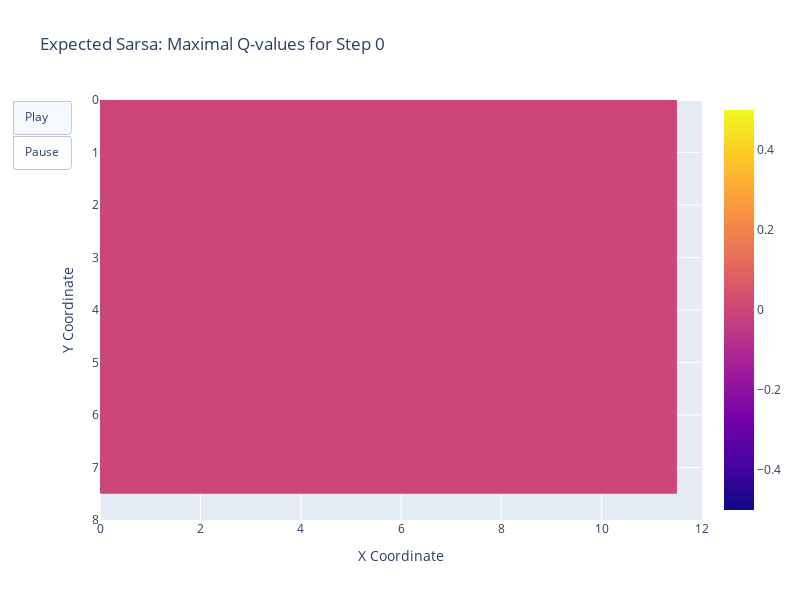
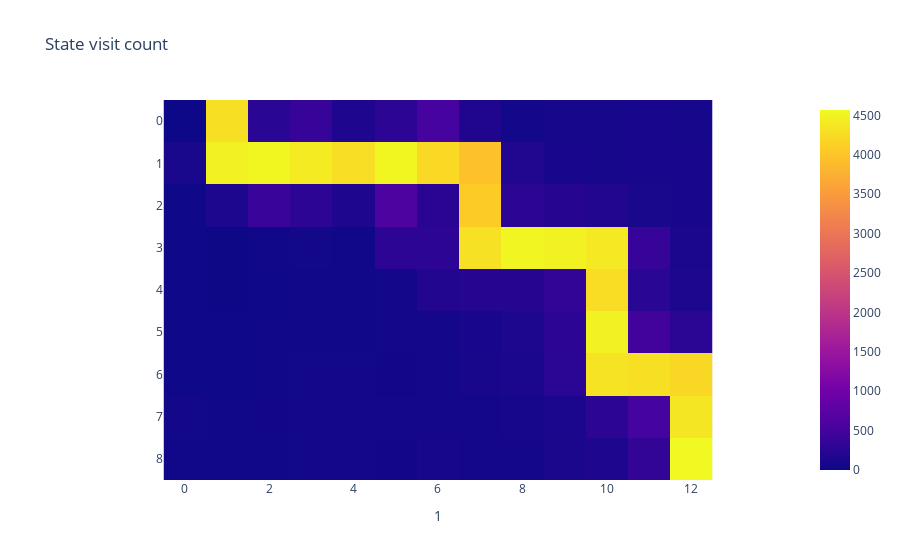

The code cell stored with these charts, in order, in its notebook:
### Code cell
env_states, action_keys, obs, rewards, done, q_values = tabular_rollout(key, TIME_STEPS, N_ACTIONS, GRID_SIZE, env, agent, policy)
animated_heatmap(q_values, dims=jnp.asarray(GRID_SIZE), agent_name="Expected Sarsa", sample_freq=1_000, log_scale=False)
plot_path(obs)

### Figure 1 — Plotly figure (JSON) as saved in the notebook; plotly's stock layout.template omitted (floating-point values rounded to 4 significant figures)
{"data": [{"type": "heatmap", "z": [[0, 0, 0, 0, 0, 0, 0, 0, 0, 0, 0, 0], [0, 0, 0, 0, 0, 0, 0, 0, 0, 0, 0, 0], [0, 0, 0, 0, 0, 0, 0, 0, 0, 0, 0, 0], [0, 0, 0, 0, 0, 0, 0, 0, 0, 0, 0, 0], [0, 0, 0, 0, 0, 0, 0, 0, 0, 0, 0, 0], [0, 0, 0, 0, 0, 0, 0, 0, 0, 0, 0, 0], [0, 0, 0, 0, 0, 0, 0, 0, 0, 0, 0, 0], [0, 0, 0, 0, 0, 0, 0, 0, 0, 0, 0, 0]]}], "layout": {"height": 600, "title": {"text": "Expected Sarsa: Maximal Q-values for Step 0"}, "updatemenus": [{"buttons": [{"args": [null, {"frame": {"duration": 50, "redraw": true}, "fromcurrent": true}], "label": "Play", "method": "animate"}, {"args": [[null], {"frame": {"duration": 0, "redraw": false}}], "label": "Pause", "method": "relayout"}], "type": "buttons"}], "width": 800, "xaxis": {"range": [0, 12], "title": {"text": "X Coordinate"}}, "yaxis": {"autorange": false, "range": [8, 0], "title": {"text": "Y Coordinate"}}}}

### Figure 2 — Plotly figure (JSON) as saved in the notebook; plotly's stock layout.template omitted (floating-point values rounded to 4 significant figures)
{"data": [{"coloraxis": "coloraxis", "hovertemplate": "1: %{x}<br>y: %{y}<br>color: %{z}<extra></extra>", "name": "0", "type": "heatmap", "x": [0, 1, 2, 3, 4, 5, 6, 7, 8, 9, 10, 11, 12], "xaxis": "x", "y": [0, 1, 2, 3, 4, 5, 6, 7, 8], "yaxis": "y", "z": [[0, 4301, 252, 372, 152, 287, 510, 166, 53, 78, 83, 97, 80], [106, 4485, 4535, 4414, 4274, 4531, 4227, 3968, 178, 98, 85, 98, 98], [19, 140, 386, 274, 156, 587, 254, 4076, 276, 222, 183, 105, 97], [18, 8, 38, 44, 36, 282, 278, 4304, 4527, 4480, 4392, 369, 124], [17, 9, 14, 28, 30, 55, 188, 203, 217, 329, 4271, 250, 139], [18, 20, 26, 32, 35, 42, 58, 99, 145, 273, 4496, 473, 270], [20, 21, 36, 41, 50, 51, 56, 94, 119, 265, 4330, 4296, 4207], [41, 38, 52, 55, 69, 72, 74, 71, 92, 119, 274, 500, 4360], [40, 30, 38, 50, 54, 52, 83, 66, 73, 116, 158, 329, 4568]]}], "layout": {"coloraxis": {"colorscale": [[0, "#0d0887"], [0.1111, "#46039f"], [0.2222, "#7201a8"], [0.3333, "#9c179e"], [0.4444, "#bd3786"], [0.5556, "#d8576b"], [0.6667, "#ed7953"], [0.7778, "#fb9f3a"], [0.8889, "#fdca26"], [1, "#f0f921"]]}, "title": {"text": "State visit count"}, "xaxis": {"anchor": "y", "constrain": "domain", "domain": [0, 1], "scaleanchor": "y", "title": {"text": "1"}}, "yaxis": {"anchor": "x", "autorange": "reversed", "constrain": "domain", "domain": [0, 1]}}}
